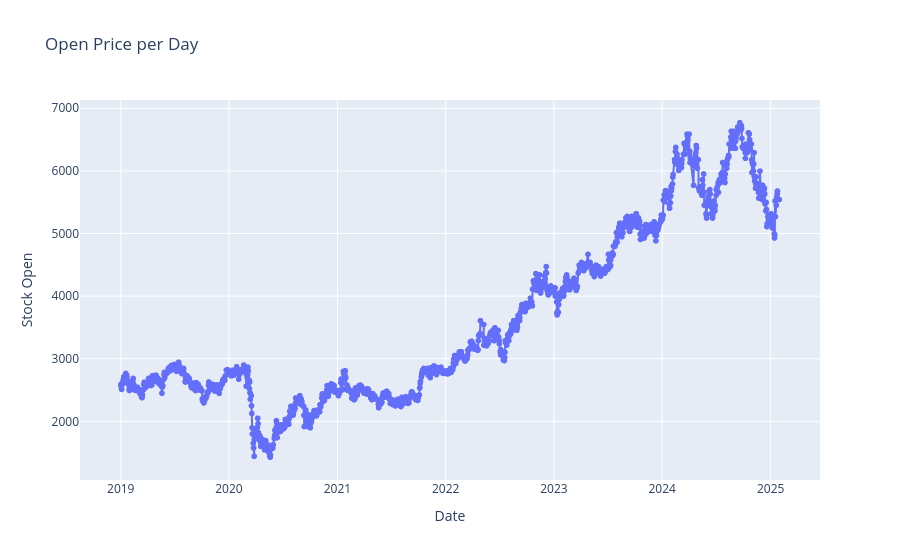

Notebook cell for this chart:
### Code cell
import plotly.express as px

fig = px.line(stock, x='Date', y='Stock Open', title='Open Price per Day', markers=True)
fig.show()

### Figure 1 — Plotly figure (JSON) as saved in the notebook; plotly's stock layout.template omitted (floating-point values rounded to 4 significant figures; data arrays with more than 128 entries replaced by an {"elided": "..."} marker saying what was removed)
{"data": [{"hovertemplate": "Date=%{x}<br>Stock Open=%{y}<extra></extra>", "legendgroup": "", "line": {"color": "#636efa", "dash": "solid"}, "marker": {"symbol": "circle"}, "mode": "markers+lines", "name": "", "showlegend": false, "type": "scattergl", "x": {"elided": "1487 str values"}, "xaxis": "x", "y": {"elided": "1487 float values"}, "yaxis": "y"}], "layout": {"legend": {"tracegroupgap": 0}, "title": {"text": "Open Price per Day"}, "xaxis": {"anchor": "y", "domain": [0, 1], "title": {"text": "Date"}}, "yaxis": {"anchor": "x", "domain": [0, 1], "title": {"text": "Stock Open"}}}}
